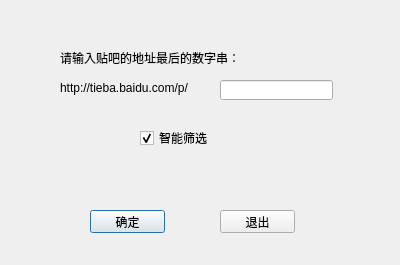
<?xml version="1.0" encoding="UTF-8"?>
<ui version="4.0">
 <class>test</class>
 <widget class="QDialog" name="test">
  <property name="geometry">
   <rect>
    <x>0</x>
    <y>0</y>
    <width>400</width>
    <height>265</height>
   </rect>
  </property>
  <property name="windowTitle">
   <string>百度贴吧爬虫 ver.1.0</string>
  </property>
  <widget class="QLabel" name="label">
   <property name="geometry">
    <rect>
     <x>60</x>
     <y>80</y>
     <width>151</width>
     <height>16</height>
    </rect>
   </property>
   <property name="text">
    <string>http://tieba.baidu.com/p/</string>
   </property>
  </widget>
  <widget class="QLineEdit" name="txt_postID">
   <property name="geometry">
    <rect>
     <x>220</x>
     <y>80</y>
     <width>113</width>
     <height>20</height>
    </rect>
   </property>
  </widget>
  <widget class="QCheckBox" name="ckb_fifter">
   <property name="geometry">
    <rect>
     <x>140</x>
     <y>130</y>
     <width>71</width>
     <height>16</height>
    </rect>
   </property>
   <property name="text">
    <string>智能筛选</string>
   </property>
   <property name="checked">
    <bool>true</bool>
   </property>
  </widget>
  <widget class="QPushButton" name="btn_submit">
   <property name="geometry">
    <rect>
     <x>90</x>
     <y>210</y>
     <width>75</width>
     <height>23</height>
    </rect>
   </property>
   <property name="text">
    <string>确定</string>
   </property>
  </widget>
  <widget class="QPushButton" name="btn_exit">
   <property name="geometry">
    <rect>
     <x>220</x>
     <y>210</y>
     <width>75</width>
     <height>23</height>
    </rect>
   </property>
   <property name="text">
    <string>退出</string>
   </property>
  </widget>
  <widget class="QLabel" name="label_2">
   <property name="geometry">
    <rect>
     <x>60</x>
     <y>50</y>
     <width>231</width>
     <height>16</height>
    </rect>
   </property>
   <property name="text">
    <string>请输入贴吧的地址最后的数字串：</string>
   </property>
  </widget>
 </widget>
 <resources/>
 <connections/>
</ui>
